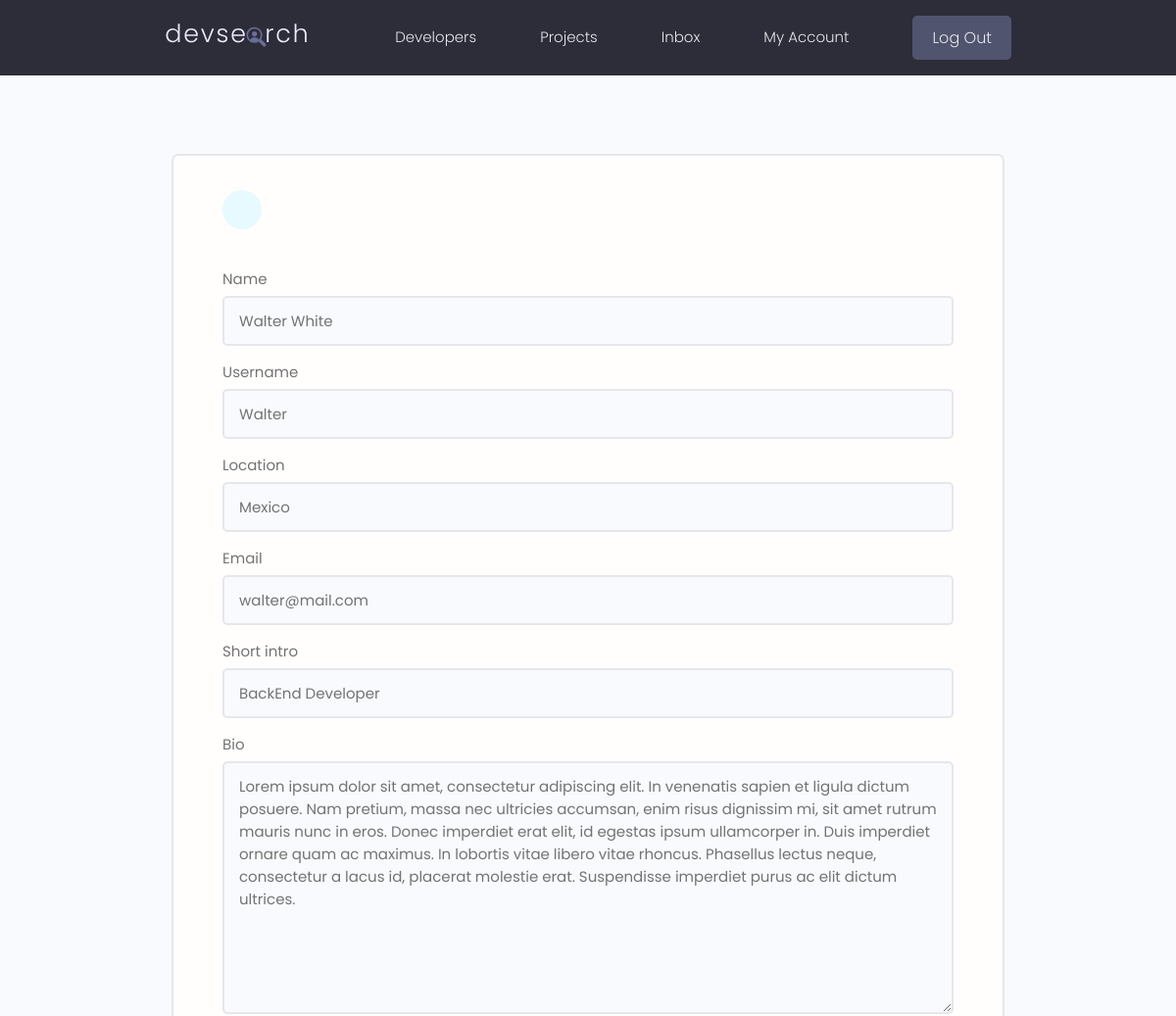
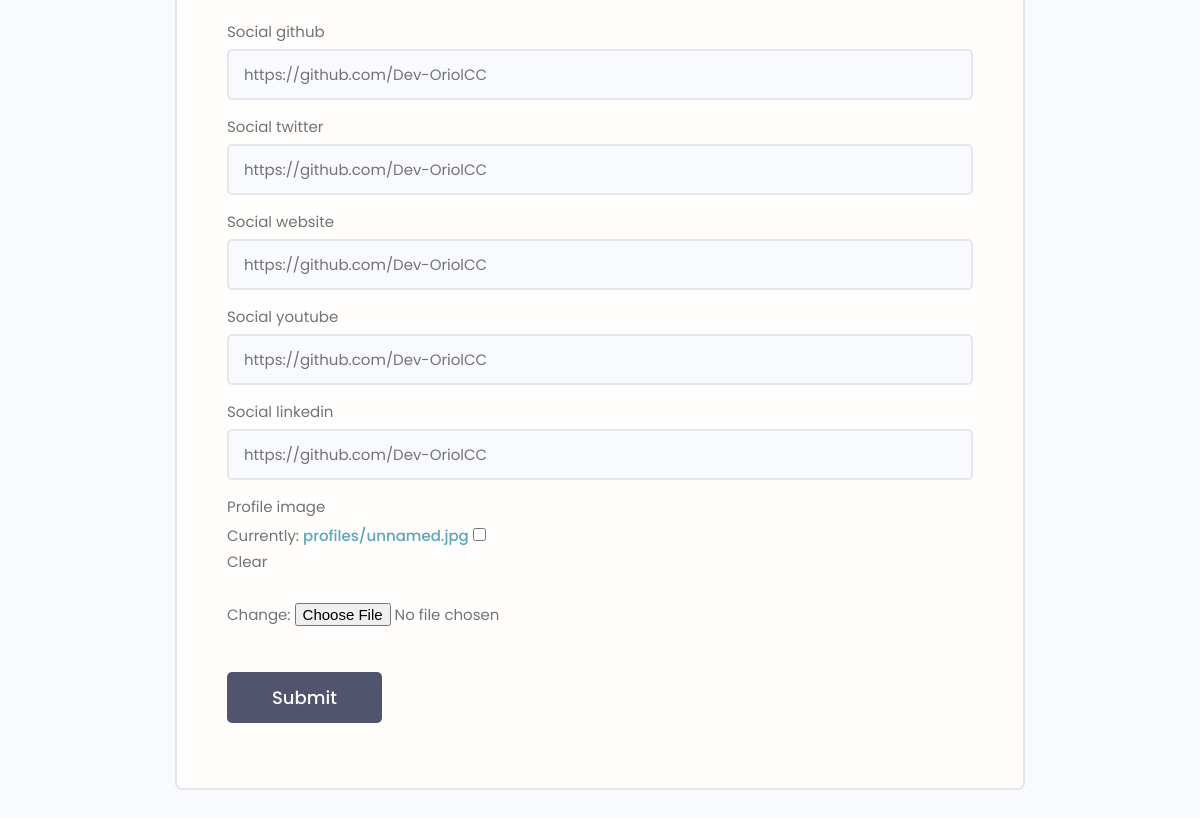
The app's page /editAccount (signed in) with its own data (2 pictures, top to bottom).
### users/models.py (models this page shows, shortened)
class Profile(models.Model):
    user = models.OneToOneField(User, on_delete=models.CASCADE, null=True, blank=True)
    name = models.CharField(max_length=100, blank=True, null=True)
    username = models.CharField(max_length=100, blank=True, null=True)
    location = models.CharField(max_length=100, blank=True, null=True)
    email = models.EmailField(max_length=100, blank=True, null=True)
    short_intro = models.CharField(max_length=150, blank=True, null=True)
    bio = models.TextField(blank=True, null=True)
    profile_image = models.ImageField(null=True, blank=True,
                                      upload_to='profiles/', default='profiles/default-profile.jpg')
    social_github = models.CharField(max_length=150, blank=True, null=True)
    social_twitter = models.CharField(max_length=150, blank=True, null=True)
    social_linkedin = models.CharField(max_length=150, blank=True, null=True)
    social_youtube = models.CharField(max_length=150, blank=True, null=True)
    social_website = models.CharField(max_length=150, blank=True, null=True)
    created = models.DateTimeField(auto_now_add=True)
    id = models.UUIDField(default=uuid.uuid4, unique=True, primary_key=True, editable=False)

### users/views.py (the view, shortened to what this page needs)
# urls.py: path('editAccount', views.editAccount, name="editAccount"),
@login_required(login_url='login')
def editAccount(request):
    profile = request.user.profile
    form = ProfileForm(instance=profile)
    content = {'form': form}
    return render(request, 'users/profile_form.html', content)

### users/forms.py
class ProfileForm(ModelForm):
    class Meta:
        model = Profile
        fields = ['name', 'username', 'location', 'email', 'short_intro', 'bio', 'social_github', 'social_twitter',
                  'social_website', 'social_youtube', 'social_linkedin', 'profile_image']
    def __init__(self, *args, **kwargs):
        super(ProfileForm, self).__init__(*args, **kwargs)
        for name, field in self.fields.items():
            field.widget.attrs.update({'class': 'input'})

### users/templates/users/profile_form.html (shortened to what this page needs)
{% extends 'main.html' %}
{% block content %}
    <main class="formPage my-xl">
        <div class="content-box">
            <div class="formWrapper">
                <a class="backButton" href="{% url 'account' %}"></a>
                <br>
                <form class="form" action="{% url 'editAccount' %}" method="POST" enctype="multipart/form-data">
                    {% for field in form %}
                        <div class="form__field">
                            <label for="formInput#text">{{ field.label }}</label>
                            {{ field }}
                        </div>
                    {% endfor %}
                    <input class="btn btn--sub btn--lg  my-md" type="submit" value="Submit" />
                </form>
            </div>
        </div>
    </main>
{% endblock %}

### static/styles/app.css (style rules this page uses)
:root { --color-sub: #2d2d39; }
.btn--sub { background-color: var(--color-sub-light); }
.content-box { width: 95%; max-width: 85rem; margin: 0 auto; }
.backButton { background: var(--color-main-light); color: var(--color-main); width: 4rem; height: 4rem; display: flex; align-items: center; justify-content: center; border-radius: 50%; }
.formPage .formWrapper { list-style: none; background: var(--color-white); padding: 3.5rem 5rem; border: 2px solid var(--color-light); border-radius: 0.7rem; }

### static/uikit/styles/modules/_variables.css (style rules this page uses)
:root { --color-main: #5aa5b9; --color-main-light: #e6faff; --color-sub: #3f4156; --color-sub-light: #51546e; --color-sub-lighter: #ededfd; --color-text: #737373; --color-gray: #8b8b8b; --color-light: #e5e7eb; --color-light-gray: #767676; --color-bg: #f8fafd; --color-white: #fffefd; --color-white-light: #f3f3f3; --color-success: #359e64; --color-success-bg: #def8e8; --color-error: #fc4b0b; --color-error-bg: #fff2ee; --font-base: 'Poppins', arial, helvetica, 'Segoe UI', roboto, ubuntu, sans-serif; --font-monospace: 'Fira Code', 'Courier New', courier, monospace; --font-regular: 300; --font-medium: 500; --font-bold: 700; --generic-shadow: 1px 1px 5px #00000010; --generic-transition: all 0.3s ease-in-out; }

### static/uikit/styles/modules/_base.css (style rules this page uses)
* { margin: 0; padding: 0; box-sizing: border-box; text-rendering: optimizeLegibility; color: inherit; font-size: inherit; }
html { font-size: 50%; }
@media only screen and (min-width: 480px) { html { font-size: 56.25%; } }
@media only screen and (min-width: 1200px) { html { font-size: 62.5%; } }
body { line-height: 1.6; font-weight: 400; font-size: 1.5rem; color: var(--color-text); background-color: var(--color-bg); min-height: 100vh; }

### static/uikit/styles/modules/_typography.css (style rules this page uses)
* { font-family: var(--font-base); }
a { padding-bottom: 2px; text-decoration: none; display: inline-block; color: var(--color-main); font-weight: var(--font-medium); }

### static/uikit/styles/modules/_utilities.css (style rules this page uses)
.my-md { margin: 3rem auto; }
.my-xl { margin: 8rem auto; }

### static/uikit/styles/modules/_button.css (style rules this page uses)
.btn { display: inline-block; position: relative; cursor: pointer; background-color: var(--color-light); font-weight: var(--font-medium); color: var(--color-sub); text-decoration: none; padding: 1rem 2rem; border-radius: 0.5rem; border: none; width: -webkit-fit-content; width: -moz-fit-content; width: fit-content; height: -webkit-fit-content; height: -moz-fit-content; height: fit-content; font-size: 1.6rem; outline-width: 0; outline-color: transparent; -webkit-backface-visibility: hidden; backface-visibility: hidden; transition: all 0.3s ease-in-out; }
.btn--sub { background-color: var(--color-sub); color: var(--color-white); }
.btn--lg { font-size: 1.8rem; padding: 1.2rem 4.5rem; }

### static/uikit/styles/modules/_form.css (style rules this page uses)
.form { display: block; }
.form__field { margin-top: 1.5rem; margin-bottom: 1.5rem; }
.form__label, .form__field > label { display: block; margin-bottom: 0.5rem; color: var(--color-text); }
input.input[type='text'], input.input[type='email'], input.input[type='password'], input.input[type='number'], textarea.input { min-width: 24rem; width: 100%; padding: 1.2rem 1.5rem; border-radius: 0.5rem; border: 2px solid var(--color-light); transition: all 0.3s ease-in-out; background-color: var(--color-bg); }

### records on screen
Profile: form "Walter White" "Walter" "Mexico" "walter@mail.com" "BackEnd Developer" "Lorem ipsum dolor sit amet, consectetur adipiscing elit. In venenatis sapien et ligula dictum posuere. Nam pretium, massa nec ultricies accumsan, enim risus dignissim mi, sit amet rutrum mauris nunc in eros. Donec imperdiet erat elit, id egestas ipsum ullamcorper in. Duis imperdiet ornare quam ac maximus. In lobortis vitae libero vitae rhoncus. Phasellus lectus neque, consectetur a lacus id, placerat molestie erat. Suspendisse imperdiet purus ac elit dictum ultrices." "https://github.com/Dev-OriolCC" "https://github.com/Dev-OriolCC" "https://github.com/Dev-OriolCC" "https://github.com/Dev-OriolCC" "https://github.com/Dev-OriolCC"

### other values on screen
{{ field.label }} "Name" "Username" "Location" "Email" "Short intro" "Bio" "Social github" "Social twitter" "Social website" "Social youtube" "Social linkedin" "Profile image"
